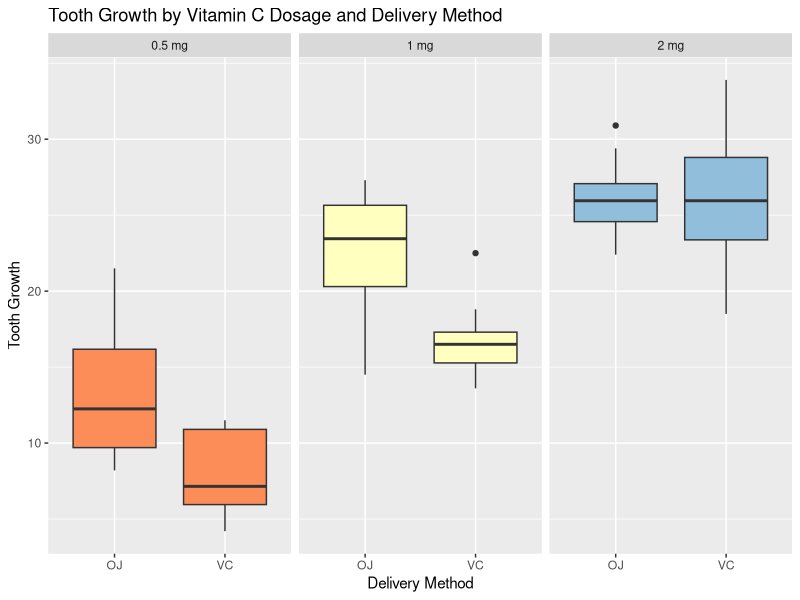

Source code (R): (Note: this script raises an error after producing the figure.)
## ---- chunk 1
library(datasets)         ## contains 'ToothGrowth' dataset
library(ggplot2)          ## used for data viz
library(RColorBrewer)     ## loads ColorBrewer palettes

## data cleanup
dat <- ToothGrowth
dat$Dosage <- paste(dat$dose, "mg")

## plot bosplot
ggplot(dat, aes(x=supp, y=len, fill=Dosage)) + geom_boxplot() + facet_wrap(~Dosage) + 
  labs(title="Tooth Growth by Vitamin C Dosage and Delivery Method") + 
  labs(x="Delivery Method", y="Tooth Growth") + scale_fill_brewer(palette="RdYlBu") + 
  theme(legend.position="none")
## ---- chunk 2
names(dat) <- c("Tooth_Growth", "Delivery_Method", "Dose", "Dosage")
summary(dat[-4])  ## ignore the 'Dosage' tagging
## ---- chunk 3
library(ggplot2)
ggplot(dat, aes(x=Tooth_Growth)) + geom_histogram(col="blue", fill="blue", binwidth=4, alpha=".3") + 
  labs(title="Distribution of Tooth Growth", x="Tooth Growth", y="Count")
## ---- chunk 4
tt <- t.test(Tooth_Growth ~ Delivery_Method, data=dat)
t_0.5 <- t.test(Tooth_Growth ~ Delivery_Method, data=dat[dat$Dosage=="0.5 mg",])
t_1.0 <- t.test(Tooth_Growth ~ Delivery_Method, data=dat[dat$Dosage=="1 mg",])
t_2.0 <- t.test(Tooth_Growth ~ Delivery_Method, data=dat[dat$Dosage=="2 mg",])
## ---- chunk 5
## aggregate growth box-plot -- notice the significant two boxes 
plot(Tooth_Growth ~ Delivery_Method, data=dat)
title("Guinea Pig Tooth Growth by Vitamin C Delivery Method Boxplots")

## aggregate delivery methods tooth growth t-test
t.test(Tooth_Growth ~ Delivery_Method, data=dat)

## dosage-level specific delivery methods tooth growth t-tests
# 0.5 mg
t.test(Tooth_Growth ~ Delivery_Method, data=dat[dat$Dosage=="0.5 mg",])

# 1.0 mg
t.test(Tooth_Growth ~ Delivery_Method, data=dat[dat$Dosage=="1 mg",])

# 2.0 mg
t.test(Tooth_Growth ~ Delivery_Method, data=dat[dat$Dosage=="2 mg",])
